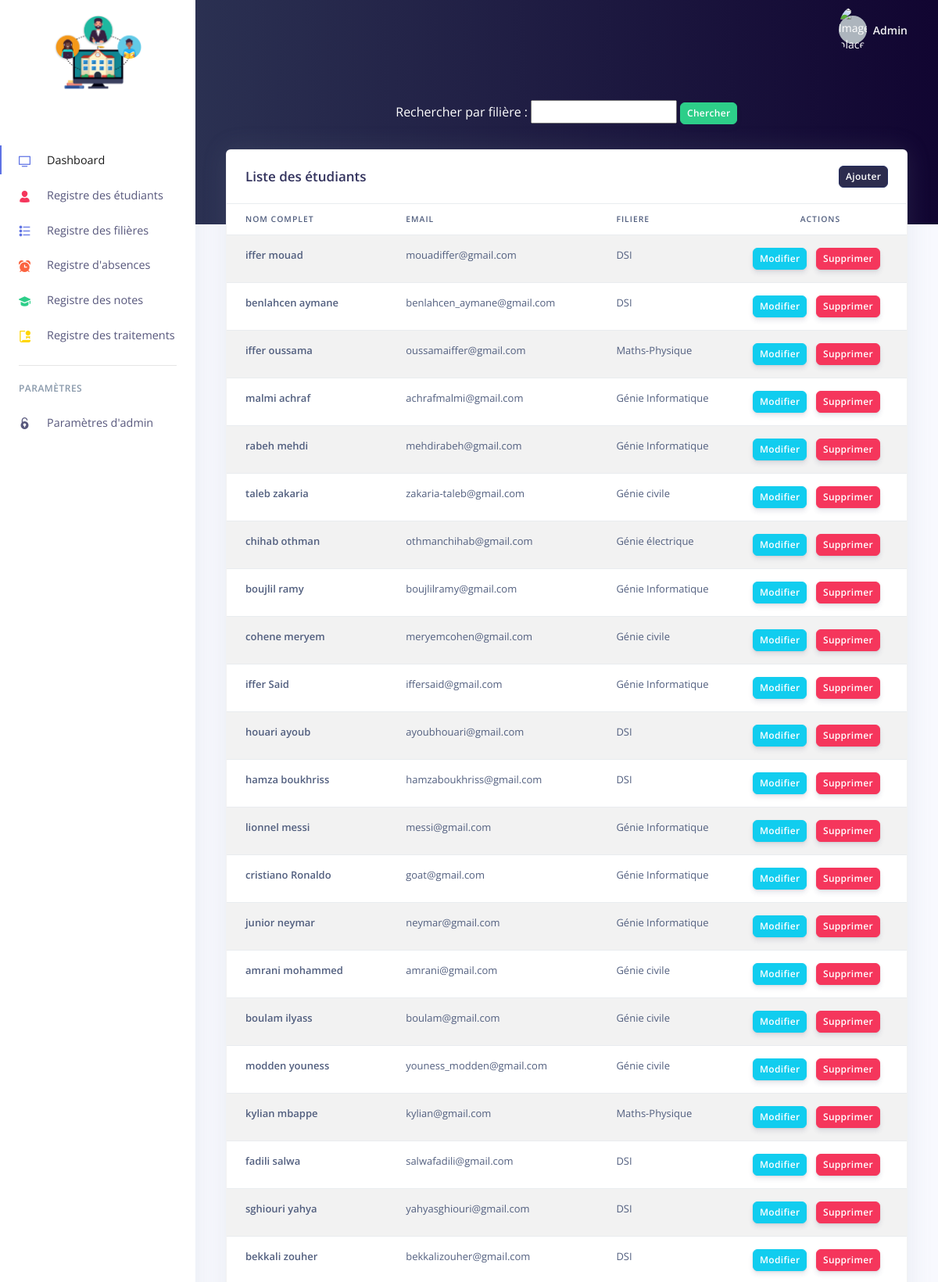
Page /etudiantsmanager.php (signed in, upper part) on the committed database.
### tables this page shows
CREATE TABLE `etudiant` (
  `idEtudiant` int(100) NOT NULL,
  `nom` varchar(100) NOT NULL,
  `prenom` varchar(100) NOT NULL,
  `email` varchar(100) NOT NULL,
  `filiere` varchar(100) DEFAULT NULL,
  `idFiliere` int(11) DEFAULT NULL
);

### codes/config.php (called while the page is built, shortened)
<?php
	  if(isset($_SESSION["admin"])){
	  $adminid = $_SESSION["admin"];
	}
	else{
		$adminid="";
	}
	?>

### inc/admin.php (called while the page is built, shortened)
<?php
	function GetAdmin($conn,$aid)
	{
		$sqlq = mysqli_query($conn,"SELECT * FROM `admins` WHERE `aid`=$aid");
        $rowadmins =mysqli_fetch_array($sqlq);
		$admins['name'] = $rowadmins['name'];
		$admins['email'] = $rowadmins['email'];
		$admins['password'] = $rowadmins['password'];
		$admins['created'] = $rowadmins['created'];
		$admins['status'] = $rowadmins['status'];
		return $admins;
	}
?>

### etudiantsmanager.php (the view, shortened to what this page needs)
<?php include('header.php');
 ?>
  <div class="header bg-gradient-primary pb-8 pt-5 pt-md-8">
      <div class="container-fluid">
        <div class="header-body">
          <div class="text-white text-center">
            <form action="" method="POST">
              Rechercher par filière :    <input type="text"    name="f" >
              <input type="submit" name="submit" value="Chercher" class="btn btn-sm  btn-success">
            </form>
         </div>
        </div>
      </div>
    </div>
<div class="container-fluid mt--7">
  <form role="form" action="" method="POST">
      <div class="row">
        <div class="col">
         <div class="card shadow">
            <div class="card-header border-0">
              <div class="row align-items-center">
                <div class="col">
                  <h3 class="mb-0">Liste des étudiants</h3>
                </div>
                <div class="col text-right">
                  <a href="#" data-toggle="modal" data-target="#newetudiant" class="btn btn-sm btn-primary">Ajouter</a>
                </div>
              </div>
            </div>
              <table class="table table-striped">
                <thead>
                  <tr>
                    <th scope="col">Nom Complet</th>
                    <th scope="col">Email</th>
                    <th scope="col">Filiere</th>
                    <th scope="col" class="text-center">Actions</th>
                  </tr>
                </thead>
                <tbody>
                  <?php
                    if (!isset($_POST["submit"]))  {
                      $sql="SELECT *  FROM `etudiant`";
                      $result=mysqli_query($conn,$sql);
                      while($row=mysqli_fetch_assoc($result)){
                  ?>
                  <tr>
                    <th scope="row">
                     <?php echo $row["nom"].' '.$row["prenom"];
                     ?>
                    </th>
                    <td>
                      <?php echo $row["email"]  ?>
                    </td>
                    <td>
                      <?php echo $row["filiere"]  ?>
                    </td>
                    <td>
                      <a class="btn btn-sm btn-info" name="modifi" href="update_etudiant.php?etuiid=<?php echo $row['idEtudiant']; ?>"> Modifier</a>
                      <a href="?suppid=<?php echo $row['idEtudiant']; ?>" class="btn btn-sm btn-danger"  onclick="return confirm('Voulez-vous supprimer cet étudiant ?');">Supprimer</a>
                    </td>
                  </tr>
                <?php } }else
                $f=$_POST['f'];
                ?>
                </tbody>
              </table>
            </div>
          </div>
        </div>
<?php include('footer.php'); ?>

### header.php (shortened to what this page needs)
<?php
      include('inc/admin.php');
      include('codes/config.php');
      $udata = GetAdmin($conn,$adminid);
      ?>
<!DOCTYPE html>
<html lang="en">
<head>
  <link href="./assets/js/plugins/nucleo/css/nucleo.css" rel="stylesheet" />
  <link href="./assets/js/plugins/@fortawesome/fontawesome-free/css/all.min.css" rel="stylesheet" />
  <link href="./assets/css/argon-dashboard.css?v=1.1.0" rel="stylesheet" />
</head>
<body class="">
  <nav class="navbar navbar-vertical fixed-left navbar-expand-md navbar-light bg-white" id="sidenav-main">
    <div class="container-fluid">
      <a class="navbar-brand pt-0" href="dashboard">
        <img src="./assets/img/brand/school.png" class="navbar-brand-img" alt="..." style="max-height: 9rem; max-width: 64%;">
      </a>
      <div class="collapse navbar-collapse" id="sidenav-collapse-main">
        <ul class="navbar-nav">
          <li class="nav-item  active">
          <a class=" nav-link active " href="dashboard"> <i class="ni ni-tv-2 text-primary"></i> Dashboard
            </a>
          </li>
          <li class="nav-item">
            <a class="nav-link " href="etudiantsmanager">
              <i class="ni ni-single-02 text-red"></i> Registre des étudiants
            </a>
          </li>
          <li class="nav-item">
            <a class="nav-link " href="filieresmanager">
              <i class="ni ni-bullet-list-67 text-blue"></i>  Registre des filières
            </a>
          </li>
          <li class="nav-item">
            <a class="nav-link " href="absencesmanager">
              <i class="ni ni-time-alarm text-orange"></i>  Registre d'absences
            </a>
          </li>
         <li class="nav-item">
            <a class="nav-link " href="moyennemanager">
              <i class="ni ni-hat-3 text-success"></i>  Registre des notes
            </a>
          </li>
           <li class="nav-item">
            <a class="nav-link " href="traitementmanager">
              <i class="ni ni-paper-diploma text-yellow"></i> Registre des traitements
            </a>
          </li>
        </ul>
        <hr class="my-3">
        <h6 class="navbar-heading text-muted">Paramètres</h6>
        <ul class="navbar-nav mb-md-3">
          <li class="nav-item">
            <a class="nav-link" href="adminmanager">
              <i class="ni ni-lock-circle-open"></i> Paramètres d'admin
            </a>
          </li>
        </ul>
      </div>
    </div>
  </nav>
 <div class="main-content">
    <nav class="navbar navbar-top navbar-expand-md navbar-dark" id="navbar-main">
      <div class="container-fluid">
        <ul class="navbar-nav align-items-center d-none d-md-flex">
          <li class="nav-item dropdown">
            <a class="nav-link pr-0" href="#" role="button" data-toggle="dropdown" aria-haspopup="true" aria-expanded="false">
              <div class="media align-items-center">
                <span class="avatar avatar-sm rounded-circle">
                  <img alt="Image placeholder" src="./assets/img/theme/admin.jpg">
                </span>
                <div class="media-body ml-2 d-none d-lg-block">
                  <span class="mb-0 text-sm  font-weight-bold"><?php echo $udata['name']; ?></span>
                </div>
              </div>
            </a>
          </li>
        </ul>
      </div>
    </nav>

### rows in the picture
etudiant: nom "iffer", prenom "mouad", email "mouadiffer@gmail.com", filiere "DSI"
etudiant: nom "benlahcen", prenom "aymane", email "benlahcen_aymane@gmail.com", filiere "DSI"
etudiant: nom "iffer", prenom "oussama", email "oussamaiffer@gmail.com", filiere "Maths-Physique"
etudiant: nom "malmi", prenom "achraf", email "achrafmalmi@gmail.com", filiere "Génie Informatique"
etudiant: nom "rabeh", prenom "mehdi", email "mehdirabeh@gmail.com", filiere "Génie Informatique"
etudiant: nom "taleb", prenom "zakaria", email "zakaria-taleb@gmail.com", filiere "Génie civile"
etudiant: nom "chihab", prenom "othman", email "othmanchihab@gmail.com", filiere "Génie électrique"
etudiant: nom "boujlil", prenom "ramy", email "boujlilramy@gmail.com", filiere "Génie Informatique"
etudiant: nom "cohene", prenom "meryem", email "meryemcohen@gmail.com", filiere "Génie civile"
etudiant: nom "iffer", prenom "Said", email "iffersaid@gmail.com", filiere "Génie Informatique"
etudiant: nom "houari", prenom "ayoub", email "ayoubhouari@gmail.com", filiere "DSI"
etudiant: nom "hamza", prenom "boukhriss", email "hamzaboukhriss@gmail.com", filiere "DSI"
etudiant: nom "lionnel", prenom "messi", email "messi@gmail.com", filiere "Génie Informatique"
etudiant: nom "cristiano", prenom "Ronaldo", email "goat@gmail.com", filiere "Génie Informatique"
etudiant: nom "junior", prenom "neymar", email "neymar@gmail.com", filiere "Génie Informatique"
etudiant: nom "amrani", prenom "mohammed", email "amrani@gmail.com", filiere "Génie civile"
etudiant: nom "boulam", prenom "ilyass", email "boulam@gmail.com", filiere "Génie civile"
etudiant: nom "modden", prenom "youness", email "youness_modden@gmail.com", filiere "Génie civile"
etudiant: nom "kylian", prenom "mbappe", email "kylian@gmail.com", filiere "Maths-Physique"
etudiant: nom "fadili", prenom "salwa", email "salwafadili@gmail.com", filiere "DSI"
etudiant: nom "sghiouri", prenom "yahya", email "yahyasghiouri@gmail.com", filiere "DSI"
etudiant: nom "bekkali", prenom "zouher", email "bekkalizouher@gmail.com", filiere "DSI"

### other values in the picture
$udata['name'] "Admin"
